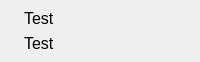
                       <widget class="ButtonFrameWidget" name="routeFrameBottom">
                        <property name="sizePolicy">
                         <sizepolicy hsizetype="Preferred" vsizetype="Fixed">
                          <horstretch>0</horstretch>
                          <verstretch>0</verstretch>
                         </sizepolicy>
                        </property>
                        <property name="minimumSize">
                         <size>
                          <width>0</width>
                          <height>0</height>
                         </size>
                        </property>
                        <property name="maximumSize">
                         <size>
                          <width>16777215</width>
                          <height>0</height>
                         </size>
                        </property>
                        <property name="frameShape">
                         <enum>QFrame::NoFrame</enum>
                        </property>
                        <property name="frameShadow">
                         <enum>QFrame::Plain</enum>
                        </property>
                        <layout class="QVBoxLayout" name="verticalLayout_47">
                         <property name="topMargin">
                          <number>9</number>
                         </property>
                         <property name="rightMargin">
                          <number>9</number>
                         </property>
                         <property name="bottomMargin">
                          <number>9</number>
                         </property>
                         <item>
                          <layout class="QHBoxLayout" name="horizontalLayout_51">
                           <property name="rightMargin">
                            <number>0</number>
                           </property>
                           <property name="bottomMargin">
                            <number>0</number>
                           </property>
                           <item>
                            <widget class="QLabel" name="label_route_icon">
                             <property name="text">
                              <string/>
                             </property>
                             <property name="pixmap">
                              <pixmap resource="luckygps.qrc">:/icons/position-direction.png</pixmap>
                             </property>
                            </widget>
                           </item>
                           <item>
                            <widget class="QLabel" name="label_route_text">
                             <property name="sizePolicy">
                              <sizepolicy hsizetype="MinimumExpanding" vsizetype="Minimum">
                               <horstretch>0</horstretch>
                               <verstretch>0</verstretch>
                              </sizepolicy>
                             </property>
                             <property name="minimumSize">
                              <size>
                               <width>0</width>
                               <height>0</height>
                              </size>
                             </property>
                             <property name="maximumSize">
                              <size>
                               <width>16777215</width>
                               <height>16777215</height>
                              </size>
                             </property>
                             <property name="font">
                              <font>
                               <pointsize>12</pointsize>
                              </font>
                             </property>
                             <property name="mouseTracking">
                              <bool>true</bool>
                             </property>
                             <property name="styleSheet">
                              <string notr="true"/>
                             </property>
                             <property name="text">
                              <string>Test</string>
                             </property>
                             <property name="textFormat">
                              <enum>Qt::RichText</enum>
                             </property>
                             <property name="wordWrap">
                              <bool>true</bool>
                             </property>
                            </widget>
                           </item>
                          </layout>
                         </item>
                         <item>
                          <layout class="QHBoxLayout" name="horizontalLayout_52">
                           <property name="rightMargin">
                            <number>0</number>
                           </property>
                           <property name="bottomMargin">
                            <number>0</number>
                           </property>
                           <item>
                            <widget class="QLabel" name="label_route_icon2">
                             <property name="text">
                              <string/>
                             </property>
                             <property name="pixmap">
                              <pixmap resource="luckygps.qrc">:/icons/position-direction.png</pixmap>
                             </property>
                            </widget>
                           </item>
                           <item>
                            <widget class="QLabel" name="label_route_text2">
                             <property name="sizePolicy">
                              <sizepolicy hsizetype="MinimumExpanding" vsizetype="Minimum">
                               <horstretch>0</horstretch>
                               <verstretch>0</verstretch>
                              </sizepolicy>
                             </property>
                             <property name="minimumSize">
                              <size>
                               <width>0</width>
                               <height>0</height>
                              </size>
                             </property>
                             <property name="maximumSize">
                              <size>
                               <width>16777215</width>
                               <height>16777215</height>
                              </size>
                             </property>
                             <property name="font">
                              <font>
                               <pointsize>12</pointsize>
                              </font>
                             </property>
                             <property name="mouseTracking">
                              <bool>true</bool>
                             </property>
                             <property name="styleSheet">
                              <string notr="true"/>
                             </property>
                             <property name="text">
                              <string>Test</string>
                             </property>
                             <property name="textFormat">
                              <enum>Qt::RichText</enum>
                             </property>
                             <property name="wordWrap">
                              <bool>true</bool>
                             </property>
                            </widget>
                           </item>
                          </layout>
                         </item>
                        </layout>
                       </widget>
